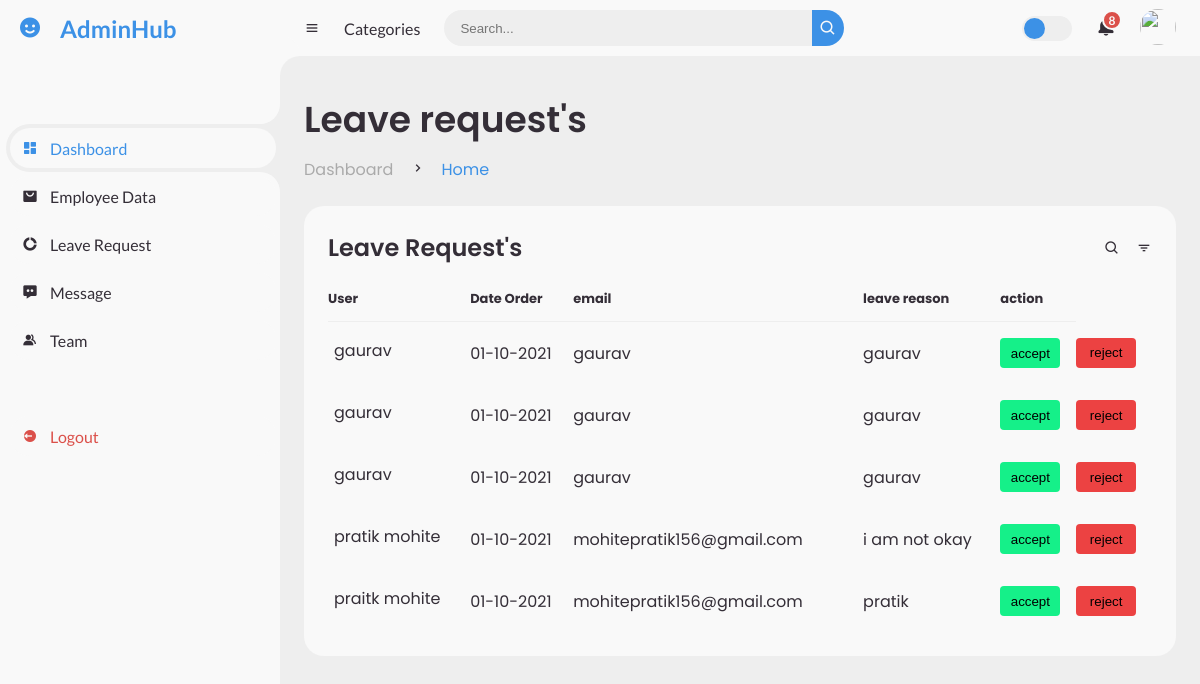
Screenshot of /leavereq/ with the database file from the repository.
### leave/models.py (models this page shows)
class leave(models.Model):
    name = models.CharField(max_length=100 , default="")
    date1 = models.TextField(default=""),
    date2 = models.TextField(default=""),
    email = models.CharField(max_length=100 , default=" ")
    reason = models.CharField(max_length=200 , default=" ")

### employee/views.py (the view)
# urls.py: path("leavereq/" , views.leavereq , name="leavereq"),
def leavereq(request):
    req = leave.objects.all()
    data = {
        'req' : req
    }
    return render(request , "leaveReq.html" , data)

### templates/leaveReq.html (shortened to what this page needs)
<!DOCTYPE html>
<html lang="en">
<head>
	<link href='https://unpkg.com/boxicons@2.0.9/css/boxicons.min.css' rel='stylesheet'>
	{% load static %}
	<link rel="stylesheet" href="{% static '/css/admin.css' %}">
</head>
<body>
	{% include "header.html" %}
	<section id="content">
		<nav>
			<i class='bx bx-menu' ></i>
			<a href="#" class="nav-link">Categories</a>
			<form action="#">
				<div class="form-input">
					<input type="search" placeholder="Search...">
					<button type="submit" class="search-btn"><i class='bx bx-search'></i></button>
				</div>
			</form>
			<label for="switch-mode" class="switch-mode"></label>
			<a href="#" class="notification">
				<span class="num">8</span>
			</a>
			<a href="#" class="profile">
				<img src="img/people.png">
			</a>
		</nav>
		<main>
			<div class="head-title">
				<div class="left">
					<h1>Leave request's
                    </h1>
					<ul class="breadcrumb">
						<li>
							<a href="#">Dashboard</a>
						</li>
						<li><i class='bx bx-chevron-right' ></i></li>
						<li>
							<a class="active" href="#">Home</a>
						</li>
					</ul>
				</div>
			</div>
			<div class="table-data">
				<div class="order">
					<div class="head">
						<h3>Leave Request's
                        </h3>
						<i class='bx bx-search' ></i>
						<i class='bx bx-filter' ></i>
					</div>
					<table>
						<thead>
							<tr>
								<th>User</th>
								<th>Date Order</th>
                                <th>email</th>
                                <th>leave reason</th>
								<th>action</th>
							</tr>
						</thead>
						{% for i in req%}
						<tbody>
							<tr>
								<td>
									<p>{{i.name}}</p>
								</td>
								<td>01-10-2021</td>
                                <td>{{i.email}}</td>
                                <td>{{i.reason}}</td>
								<td> <form method="post" name = "accept" class="req" action="#" >{% csrf_token %}<input class="act" type="submit" value="accept"></form> </td>
                                <td> <form class="req" name = "reject"action="#" > {% csrf_token %} <input class="act2" type="submit" value="reject"></form> </td>
							</tr>
						</tbody>
						{% endfor %}
					</table>
				</div>
			</div>
		</main>
	</section>
	{% load static %}
</body>
</html>

### templates/header.html
<section id="sidebar">
    <a href="#" class="brand">
        <i class='bx bxs-smile'></i>
        <span class="text">AdminHub</span>
    </a>
    <ul class="side-menu top">
        <li class="active">
            <a href="{% url 'Admin' %}">
                <i class='bx bxs-dashboard' ></i>
                <span class="text">Dashboard</span>
            </a>
        </li>
        <li>
            <a href="{% url 'Employee_data' %}">
                <i class='bx bxs-shopping-bag-alt' ></i>
                <span class="text">Employee Data</span>
            </a>
        </li>
        <li>
            <a href="{% url 'leavereq' %}">
                <i class='bx bxs-doughnut-chart' ></i>
                <span class="text">Leave Request</span>
            </a>
        </li>
        <li>
            <a href="#">
                <i class='bx bxs-message-dots' ></i>
                <span class="text">Message</span>
            </a>
        </li>
        <li>
            <a href="#">
                <i class='bx bxs-group' ></i>
                <span class="text">Team</span>
            </a>
        </li>
    </ul>
    <ul class="side-menu">
        <li>
            <a href="#" class="logout">
                <i class='bx bxs-log-out-circle' ></i>
                <span class="text">Logout</span>
            </a>
        </li>
    </ul>
</section>

### templates/leaveReq.html (style rules this page uses)
.act { height: 30px; width: 60px; background-color: rgb(21, 240, 137); border: 2px ; border-radius: 4px; cursor: pointer; }
.act2 { height: 30px; width: 60px; background-color: rgb(236, 66, 66); border: 2px ; border-radius: 4px; cursor: pointer; }

### rows the page displays
leave: name "gaurav", email "gaurav", reason "gaurav"
leave: name "gaurav", email "gaurav", reason "gaurav"
leave: name "gaurav", email "gaurav", reason "gaurav"
leave: name "pratik mohite", email "mohitepratik156@gmail.com", reason "i am not okay"
leave: name "praitk mohite", email "mohitepratik156@gmail.com", reason "pratik"
